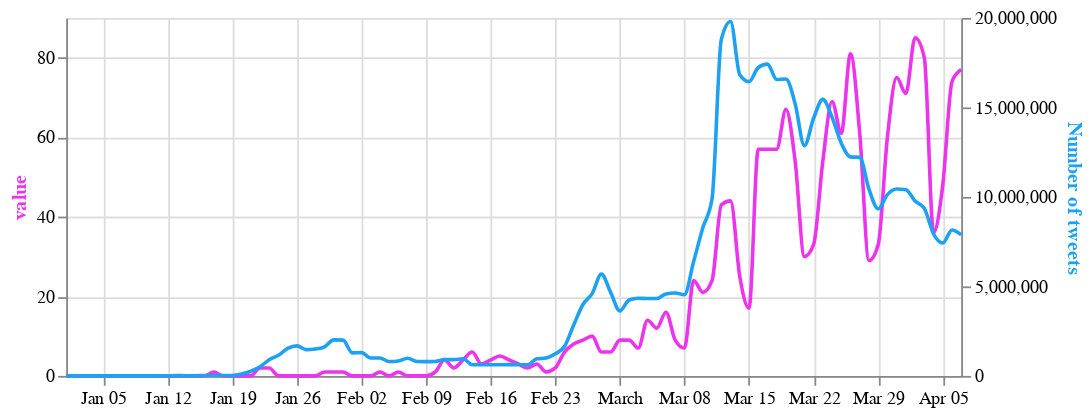

This figure's notebook cell:
### Markdown cell above
# Compare tweet numbers to news articles on CNN and Fox News

### Code cell
columns = ['fox_articles', 'cnn_articles']

select_box = alt.binding_select(options=columns, name='News source')
sel = alt.selection_single(fields=['column'], bind=select_box, init={'column': 'cnn_articles'})

base = alt.Chart(merged_3).encode(
    alt.X('date:T', axis=alt.Axis(title=None))
).properties(
    width=500,
    height=200
)

line_articles = base.transform_fold(
    columns,
    as_=['column', 'value']
).transform_filter(
    sel
).mark_line( interpolate='monotone', stroke='#eb34eb').encode(
    alt.Y('value:Q',
          axis=alt.Axis(title="value", titleColor='#eb34eb'))
).add_selection(
    sel
)

line_tweets = base.mark_line(stroke='#1da1f2', interpolate='monotone').encode(
    alt.Y('Tweets',
          axis=alt.Axis(title='Number of tweets', titleColor='#1da1f2'))
)

alt.layer(line_articles, line_tweets).resolve_scale(
    y = 'independent'
)

### Figure 1 — Vega-Lite specification as saved in the notebook (floating-point values rounded to 4 significant figures)
{"config": {"view": {"continuousWidth": 400, "continuousHeight": 300}}, "layer": [{"mark": {"type": "line", "interpolate": "monotone", "stroke": "#eb34eb"}, "encoding": {"x": {"type": "temporal", "axis": {"title": null}, "field": "date"}, "y": {"type": "quantitative", "axis": {"title": "value", "titleColor": "#eb34eb"}, "field": "value"}}, "height": 200, "selection": {"selector002": {"type": "single", "fields": ["column"], "bind": {"input": "select", "options": ["fox_articles", "cnn_articles"], "name": "News source"}, "init": {"column": "cnn_articles"}}}, "transform": [{"fold": ["fox_articles", "cnn_articles"], "as": ["column", "value"]}, {"filter": {"selection": "selector002"}}], "width": 500}, {"mark": {"type": "line", "interpolate": "monotone", "stroke": "#1da1f2"}, "encoding": {"x": {"type": "temporal", "axis": {"title": null}, "field": "date"}, "y": {"type": "quantitative", "axis": {"title": "Number of tweets", "titleColor": "#1da1f2"}, "field": "Tweets"}}, "height": 200, "width": 500}], "data": {"name": "data-d8b54515c5c785b307ffeaa1524073e9"}, "resolve": {"scale": {"y": "independent"}}, "$schema": "https://vega.github.io/schema/vega-lite/v4.8.1.json", "datasets": {"data-d8b54515c5c785b307ffeaa1524073e9": [{"date": "2020-04-07T00:00:00", "Tweets": 7877346, "total_cases": 2687000.0, "new_cases": 146000.0, "new_deaths": 10680.0, "cnn_articles": 77.0, "fox_articles": 230.0}, {"date": "2020-04-06T00:00:00", "Tweets": 8153966, "total_cases": 2541000.0, "new_cases": 132600.0, "new_deaths": 9512.0, "cnn_articles": 74.0, "fox_articles": 169.0}, {"date": "2020-04-05T00:00:00", "Tweets": 7421877, "total_cases": 2408000.0, "new_cases": 170500.0, "new_deaths": 12620.0, "cnn_articles": 48.0, "fox_articles": 96.0}, {"date": "2020-04-04T00:00:00", "Tweets": 7928225, "total_cases": 2238000.0, "new_cases": 163700.0, "new_deaths": 13550.0, "cnn_articles": 36.0, "fox_articles": 120.0}, {"date": "2020-04-03T00:00:00", "Tweets": 9357113, "total_cases": 2074000.0, "new_cases": 154900.0, "new_deaths": 10020.0, "cnn_articles": 80.0, "fox_articles": 235.0}, {"date": "2020-04-02T00:00:00", "Tweets": 9767918, "total_cases": 1920000.0, "new_cases": 154900.0, "new_deaths": 10020.0, "cnn_articles": 85.0, "fox_articles": 260.0}, {"date": "2020-04-01T00:00:00", "Tweets": 10402981, "total_cases": 1765000.0, "new_cases": 149300.0, "new_deaths": 9348.0, "cnn_articles": 71.0, "fox_articles": 260.0}, {"date": "2020-03-31T00:00:00", "Tweets": 10442432, "total_cases": 1615000.0, "new_cases": 129000.0, "new_deaths": 7972.0, "cnn_articles": 75.0, "fox_articles": 144.0}, {"date": "2020-03-30T00:00:00", "Tweets": 10125714, "total_cases": 1486000.0, "new_cases": 114700.0, "new_deaths": 6456.0, "cnn_articles": 60.0, "fox_articles": 204.0}, {"date": "2020-03-29T00:00:00", "Tweets": 9333426, "total_cases": 1372000.0, "new_cases": 125600.0, "new_deaths": 7174.0, "cnn_articles": 33.0, "fox_articles": 108.0}, {"date": "2020-03-28T00:00:00", "Tweets": 10434671, "total_cases": 1246000.0, "new_cases": 130200.0, "new_deaths": 6982.0, "cnn_articles": 29.0, "fox_articles": 84.0}, {"date": "2020-03-27T00:00:00", "Tweets": 12209011, "total_cases": 1116000.0, "new_cases": 122000.0, "new_deaths": 5610.0, "cnn_articles": 61.0, "fox_articles": 210.0}, {"date": "2020-03-26T00:00:00", "Tweets": 12236719, "total_cases": 993700.0, "new_cases": 107500.0, "new_deaths": 5288.0, "cnn_articles": 81.0, "fox_articles": 256.0}, {"date": "2020-03-25T00:00:00", "Tweets": 13000269, "total_cases": 886200.0, "new_cases": 84770.0, "new_deaths": 4610.0, "cnn_articles": 61.0, "fox_articles": 260.0}, {"date": "2020-03-24T00:00:00", "Tweets": 14445841, "total_cases": 801400.0, "new_cases": 88970.0, "new_deaths": 3708.0, "cnn_articles": 69.0, "fox_articles": 253.0}, {"date": "2020-03-23T00:00:00", "Tweets": 15446246, "total_cases": 712400.0, "new_cases": 68570.0, "new_deaths": 3376.0, "cnn_articles": 54.0, "fox_articles": 231.0}, {"date": "2020-03-22T00:00:00", "Tweets": 14392561, "total_cases": 643900.0, "new_cases": 68410.0, "new_deaths": 3434.0, "cnn_articles": 33.0, "fox_articles": 101.0}, {"date": "2020-03-21T00:00:00", "Tweets": 12861351, "total_cases": 575400.0, "new_cases": 63820.0, "new_deaths": 2770.0, "cnn_articles": 30.0, "fox_articles": 75.0}, {"date": "2020-03-20T00:00:00", "Tweets": 15200259, "total_cases": 511600.0, "new_cases": 62190.0, "new_deaths": 2148.0, "cnn_articles": 54.0, "fox_articles": 186.0}, {"date": "2020-03-19T00:00:00", "Tweets": 16582131, "total_cases": 449400.0, "new_cases": 40430.0, "new_deaths": 1916.0, "cnn_articles": 67.0, "fox_articles": 246.0}, {"date": "2020-03-18T00:00:00", "Tweets": 16561524, "total_cases": 409000.0, "new_cases": 34010.0, "new_deaths": 1624.0, "cnn_articles": 57.0, "fox_articles": 241.0}, {"date": "2020-03-17T00:00:00", "Tweets": 17417142, "total_cases": 375000.0, "new_cases": 28400.0, "new_deaths": 1212.0, "cnn_articles": 57.0, "fox_articles": 247.0}, {"date": "2020-03-16T00:00:00", "Tweets": 17227182, "total_cases": 346600.0, "new_cases": 24910.0, "new_deaths": 1500.0, "cnn_articles": 57.0, "fox_articles": 204.0}, {"date": "2020-03-15T00:00:00", "Tweets": 16438760, "total_cases": 321600.0, "new_cases": 24330.0, "new_deaths": 734.0, "cnn_articles": 17.0, "fox_articles": 91.0}, {"date": "2020-03-14T00:00:00", "Tweets": 16823148, "total_cases": 297100.0, "new_cases": 20810.0, "new_deaths": 884.0, "cnn_articles": 25.0, "fox_articles": 49.0}, {"date": "2020-03-13T00:00:00", "Tweets": 19802671, "total_cases": 276100.0, "new_cases": 18900.0, "new_deaths": 702.0, "cnn_articles": 44.0, "fox_articles": 159.0}, {"date": "2020-03-12T00:00:00", "Tweets": 18799722, "total_cases": 257500.0, "new_cases": 15800.0, "new_deaths": 662.0, "cnn_articles": 43.0, "fox_articles": 185.0}, {"date": "2020-03-11T00:00:00", "Tweets": 9923317, "total_cases": 241700.0, "new_cases": 10210.0, "new_deaths": 544.0, "cnn_articles": 24.0, "fox_articles": 107.0}, {"date": "2020-03-10T00:00:00", "Tweets": 8284672, "total_cases": 231300.0, "new_cases": 9632.0, "new_deaths": 418.0, "cnn_articles": 21.0, "fox_articles": 104.0}, {"date": "2020-03-09T00:00:00", "Tweets": 6386122, "total_cases": 221800.0, "new_cases": 8354.0, "new_deaths": 456.0, "cnn_articles": 24.0, "fox_articles": 89.0}, {"date": "2020-03-08T00:00:00", "Tweets": 4533476, "total_cases": 213400.0, "new_cases": 7954.0, "new_deaths": 194.0, "cnn_articles": 7.0, "fox_articles": 39.0}, {"date": "2020-03-07T00:00:00", "Tweets": 4632239, "total_cases": 205500.0, "new_cases": 8240.0, "new_deaths": 208.0, "cnn_articles": 9.0, "fox_articles": 37.0}, {"date": "2020-03-06T00:00:00", "Tweets": 4581032, "total_cases": 197300.0, "new_cases": 6116.0, "new_deaths": 204.0, "cnn_articles": 16.0, "fox_articles": 60.0}, {"date": "2020-03-05T00:00:00", "Tweets": 4323687, "total_cases": 191200.0, "new_cases": 4708.0, "new_deaths": 160.0, "cnn_articles": 12.0, "fox_articles": 50.0}, {"date": "2020-03-04T00:00:00", "Tweets": 4323670, "total_cases": 186400.0, "new_cases": 4624.0, "new_deaths": 168.0, "cnn_articles": 14.0, "fox_articles": 65.0}, {"date": "2020-03-03T00:00:00", "Tweets": 4342139, "total_cases": 181800.0, "new_cases": 3714.0, "new_deaths": 144.0, "cnn_articles": 7.0, "fox_articles": 49.0}, {"date": "2020-03-02T00:00:00", "Tweets": 4240721, "total_cases": 178300.0, "new_cases": 4138.0, "new_deaths": 134.0, "cnn_articles": 9.0, "fox_articles": 62.0}, {"date": "2020-03-01T00:00:00", "Tweets": 3632689, "total_cases": 174200.0, "new_cases": 3688.0, "new_deaths": 116.0, "cnn_articles": 9.0, "fox_articles": 24.0}, {"date": "2020-02-29T00:00:00", "Tweets": 4666121, "total_cases": 170500.0, "new_cases": 3718.0, "new_deaths": 128.0, "cnn_articles": 6.0, "fox_articles": 27.0}, {"date": "2020-02-28T00:00:00", "Tweets": 5685321, "total_cases": 166800.0, "new_cases": 2532.0, "new_deaths": 114.0, "cnn_articles": 6.0, "fox_articles": 43.0}, {"date": "2020-02-27T00:00:00", "Tweets": 4597412, "total_cases": 164200.0, "new_cases": 2228.0, "new_deaths": 76.0, "cnn_articles": 10.0, "fox_articles": 69.0}, {"date": "2020-02-26T00:00:00", "Tweets": 3989533, "total_cases": 162000.0, "new_cases": 1734.0, "new_deaths": 128.0, "cnn_articles": 9.0, "fox_articles": 52.0}, {"date": "2020-02-25T00:00:00", "Tweets": 2844369, "total_cases": 160300.0, "new_cases": 1586.0, "new_deaths": 158.0, "cnn_articles": 8.0, "fox_articles": 22.0}, {"date": "2020-02-24T00:00:00", "Tweets": 1643544, "total_cases": 158700.0, "new_cases": 1046.0, "new_deaths": 312.0, "cnn_articles": 6.0, "fox_articles": 19.0}, {"date": "2020-02-23T00:00:00", "Tweets": 1233511, "total_cases": 157600.0, "new_cases": 2018.0, "new_deaths": 208.0, "cnn_articles": 2.0, "fox_articles": 4.0}, {"date": "2020-02-22T00:00:00", "Tweets": 997638, "total_cases": 155600.0, "new_cases": 2170.0, "new_deaths": 224.0, "cnn_articles": 1.0, "fox_articles": 4.0}, {"date": "2020-02-21T00:00:00", "Tweets": 954321, "total_cases": 153400.0, "new_cases": 1992.0, "new_deaths": 238.0, "cnn_articles": 3.0, "fox_articles": 19.0}, {"date": "2020-02-20T00:00:00", "Tweets": 622349, "total_cases": 151400.0, "new_cases": 1064.0, "new_deaths": 232.0, "cnn_articles": 2.0, "fox_articles": 9.0}, {"date": "2020-02-19T00:00:00", "Tweets": 626237, "total_cases": 150400.0, "new_cases": 3728.0, "new_deaths": 278.0, "cnn_articles": 3.0, "fox_articles": 12.0}, {"date": "2020-02-18T00:00:00", "Tweets": 628043, "total_cases": 146700.0, "new_cases": 3990.0, "new_deaths": 196.0, "cnn_articles": 4.0, "fox_articles": 17.0}, {"date": "2020-02-17T00:00:00", "Tweets": 626732, "total_cases": 142700.0, "new_cases": 4134.0, "new_deaths": 212.0, "cnn_articles": 5.0, "fox_articles": 18.0}, {"date": "2020-02-16T00:00:00", "Tweets": 625127, "total_cases": 138500.0, "new_cases": 4324.0, "new_deaths": 284.0, "cnn_articles": 4.0, "fox_articles": 6.0}, {"date": "2020-02-15T00:00:00", "Tweets": 624555, "total_cases": 134200.0, "new_cases": 5120.0, "new_deaths": 288.0, "cnn_articles": 3.0, "fox_articles": 8.0}, {"date": "2020-02-14T00:00:00", "Tweets": 622722, "total_cases": 129100.0, "new_cases": 8430.0, "new_deaths": 26.0, "cnn_articles": 6.0, "fox_articles": 14.0}, {"date": "2020-02-13T00:00:00", "Tweets": 956877, "total_cases": 120700.0, "new_cases": 30300.0, "new_deaths": 510.0, "cnn_articles": 4.0, "fox_articles": 21.0}, {"date": "2020-02-12T00:00:00", "Tweets": 911098, "total_cases": 90360.0, "new_cases": 4144.0, "new_deaths": 194.0, "cnn_articles": 2.0, "fox_articles": 20.0}, {"date": "2020-02-11T00:00:00", "Tweets": 908627, "total_cases": 86210.0, "new_cases": 5124.0, "new_deaths": 216.0, "cnn_articles": 4.0, "fox_articles": 18.0}, {"date": "2020-02-10T00:00:00", "Tweets": 807654, "total_cases": 81090.0, "new_cases": 5984.0, "new_deaths": 194.0, "cnn_articles": 1.0, "fox_articles": 13.0}, {"date": "2020-02-09T00:00:00", "Tweets": 796739, "total_cases": 75100.0, "new_cases": 5236.0, "new_deaths": 178.0, "cnn_articles": 0.0, "fox_articles": 10.0}, {"date": "2020-02-08T00:00:00", "Tweets": 803453, "total_cases": 69870.0, "new_cases": 6884.0, "new_deaths": 172.0, "cnn_articles": 0.0, "fox_articles": 11.0}, {"date": "2020-02-07T00:00:00", "Tweets": 987563, "total_cases": 62980.0, "new_cases": 6436.0, "new_deaths": 146.0, "cnn_articles": 0.0, "fox_articles": 22.0}, {"date": "2020-02-06T00:00:00", "Tweets": 834673, "total_cases": 56550.0, "new_cases": 7502.0, "new_deaths": 144.0, "cnn_articles": 1.0, "fox_articles": 17.0}, {"date": "2020-02-05T00:00:00", "Tweets": 803587, "total_cases": 49050.0, "new_cases": 7816.0, "new_deaths": 132.0, "cnn_articles": 0.0, "fox_articles": 20.0}, {"date": "2020-02-04T00:00:00", "Tweets": 997862, "total_cases": 41230.0, "new_cases": 6486.0, "new_deaths": 130.0, "cnn_articles": 1.0, "fox_articles": 28.0}, {"date": "2020-02-03T00:00:00", "Tweets": 1000752, "total_cases": 34740.0, "new_cases": 5636.0, "new_deaths": 114.0, "cnn_articles": 0.0, "fox_articles": 20.0}, {"date": "2020-02-02T00:00:00", "Tweets": 1298476, "total_cases": 29110.0, "new_cases": 5216.0, "new_deaths": 92.0, "cnn_articles": 0.0, "fox_articles": 7.0}, {"date": "2020-02-01T00:00:00", "Tweets": 1287963, "total_cases": 23890.0, "new_cases": 4244.0, "new_deaths": 92.0, "cnn_articles": 0.0, "fox_articles": 7.0}, {"date": "2020-01-31T00:00:00", "Tweets": 1997635, "total_cases": 19650.0, "new_cases": 4002.0, "new_deaths": 86.0, "cnn_articles": 1.0, "fox_articles": 19.0}, {"date": "2020-01-30T00:00:00", "Tweets": 2010976, "total_cases": 15650.0, "new_cases": 3512.0, "new_deaths": 76.0, "cnn_articles": 1.0, "fox_articles": 32.0}, {"date": "2020-01-29T00:00:00", "Tweets": 1623497, "total_cases": 12130.0, "new_cases": 2960.0, "new_deaths": 52.0, "cnn_articles": 1.0, "fox_articles": 33.0}, {"date": "2020-01-28T00:00:00", "Tweets": 1497653, "total_cases": 9174.0, "new_cases": 3534.0, "new_deaths": 50.0, "cnn_articles": 0.0, "fox_articles": 22.0}, {"date": "2020-01-27T00:00:00", "Tweets": 1467598, "total_cases": 5640.0, "new_cases": 1594.0, "new_deaths": 50.0, "cnn_articles": 0.0, "fox_articles": 20.0}, {"date": "2020-01-26T00:00:00", "Tweets": 1678953, "total_cases": 4046.0, "new_cases": 1346.0, "new_deaths": 30.0, "cnn_articles": 0.0, "fox_articles": 9.0}, {"date": "2020-01-25T00:00:00", "Tweets": 1536784, "total_cases": 2700.0, "new_cases": 906.0, "new_deaths": 30.0, "cnn_articles": 0.0, "fox_articles": 5.0}, {"date": "2020-01-24T00:00:00", "Tweets": 1153245, "total_cases": 1794.0, "new_cases": 532.0, "new_deaths": 18.0, "cnn_articles": 0.0, "fox_articles": 10.0}, {"date": "2020-01-23T00:00:00", "Tweets": 905673, "total_cases": 1262.0, "new_cases": 194.0, "new_deaths": 0.0, "cnn_articles": 2.0, "fox_articles": 20.0}, {"date": "2020-01-22T00:00:00", "Tweets": 508623, "total_cases": 1068.0, "new_cases": 284.0, "new_deaths": 22.0, "cnn_articles": 2.0, "fox_articles": 10.0}, {"date": "2020-01-21T00:00:00", "Tweets": 259864, "total_cases": 784.0, "new_cases": 306.0, "new_deaths": 6.0, "cnn_articles": 0.0, "fox_articles": 6.0}, {"date": "2020-01-20T00:00:00", "Tweets": 100124, "total_cases": 478.0, "new_cases": 40.0, "new_deaths": 0.0, "cnn_articles": 0.0, "fox_articles": 3.0}, {"date": "2020-01-19T00:00:00", "Tweets": 20987, "total_cases": 438.0, "new_cases": 272.0, "new_deaths": 2.0, "cnn_articles": 0.0, "fox_articles": 0.0}, {"date": "2020-01-18T00:00:00", "Tweets": 23432, "total_cases": 166.0, "new_cases": 34.0, "new_deaths": 0.0, "cnn_articles": 0.0, "fox_articles": 0.0}, {"date": "2020-01-17T00:00:00", "Tweets": 22431, "total_cases": 132.0, "new_cases": 10.0, "new_deaths": 0.0, "cnn_articles": 1.0, "fox_articles": 2.0}, {"date": "2020-01-16T00:00:00", "Tweets": 22342, "total_cases": 122.0, "new_cases": 0.0, "new_deaths": 0.0, "cnn_articles": 0.0, "fox_articles": 1.0}, {"date": "2020-01-15T00:00:00", "Tweets": 10987, "total_cases": 122.0, "new_cases": 2.0, "new_deaths": 2.0, "cnn_articles": 0.0, "fox_articles": 1.0}, {"date": "2020-01-14T00:00:00", "Tweets": 10023, "total_cases": 120.0, "new_cases": 0.0, "new_deaths": 0.0, "cnn_articles": 0.0, "fox_articles": 0.0}, {"date": "2020-01-13T00:00:00", "Tweets": 16475, "total_cases": 120.0, "new_cases": 2.0, "new_deaths": 0.0, "cnn_articles": 0.0, "fox_articles": 1.0}, {"date": "2020-01-12T00:00:00", "Tweets": 10045, "total_cases": 118.0, "new_cases": 0.0, "new_deaths": 0.0, "cnn_articles": 0.0, "fox_articles": 0.0}, {"date": "2020-01-11T00:00:00", "Tweets": 2812, "total_cases": 118.0, "new_cases": 0.0, "new_deaths": 2.0, "cnn_articles": 0.0, "fox_articles": 0.0}, {"date": "2020-01-10T00:00:00", "Tweets": 2347, "total_cases": 118.0, "new_cases": 0.0, "new_deaths": 0.0, "cnn_articles": 0.0, "fox_articles": 0.0}, {"date": "2020-01-09T00:00:00", "Tweets": 3451, "total_cases": 118.0, "new_cases": 0.0, "new_deaths": 0.0, "cnn_articles": 0.0, "fox_articles": 1.0}, {"date": "2020-01-08T00:00:00", "Tweets": 421, "total_cases": 118.0, "new_cases": 0.0, "new_deaths": 0.0, "cnn_articles": 0.0, "fox_articles": 0.0}, {"date": "2020-01-07T00:00:00", "Tweets": 293, "total_cases": 118.0, "new_cases": 0.0, "new_deaths": 0.0, "cnn_articles": 0.0, "fox_articles": 0.0}, {"date": "2020-01-06T00:00:00", "Tweets": 86, "total_cases": 118.0, "new_cases": 0.0, "new_deaths": 0.0, "cnn_articles": 0.0, "fox_articles": 0.0}, {"date": "2020-01-05T00:00:00", "Tweets": 127, "total_cases": 118.0, "new_cases": 30.0, "new_deaths": 0.0, "cnn_articles": 0.0, "fox_articles": 0.0}, {"date": "2020-01-04T00:00:00", "Tweets": 172, "total_cases": 88.0, "new_cases": 0.0, "new_deaths": 0.0, "cnn_articles": 0.0, "fox_articles": 0.0}, {"date": "2020-01-03T00:00:00", "Tweets": 94, "total_cases": 88.0, "new_cases": 34.0, "new_deaths": 0.0, "cnn_articles": 0.0, "fox_articles": 0.0}, {"date": "2020-01-02T00:00:00", "Tweets": 41, "total_cases": 54.0, "new_cases": 0.0, "new_deaths": 0.0, "cnn_articles": 0.0, "fox_articles": 0.0}, {"date": "2020-01-01T00:00:00", "Tweets": 63, "total_cases": 54.0, "new_cases": 0.0, "new_deaths": 0.0, "cnn_articles": 0.0, "fox_articles": 0.0}]}}
